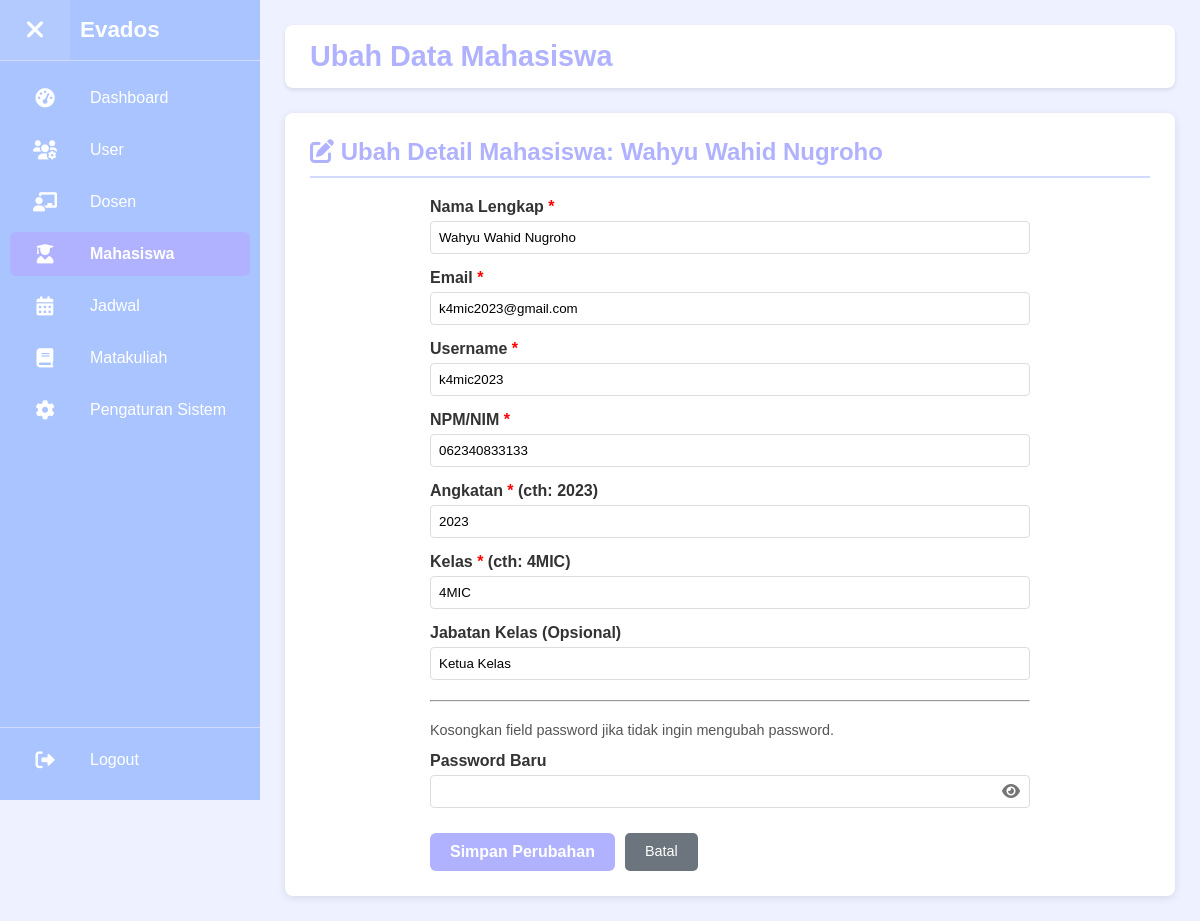
Page /admin_edit_mahasiswa.php?user_id=1 (signed in) on the committed database.
### tables this page shows
CREATE TABLE `mahasiswa` (
  `user_id` int(11) NOT NULL,
  `npm` varchar(30) NOT NULL,
  `angkatan` varchar(4) DEFAULT NULL,
  `jabatan_kelas` varchar(50) DEFAULT NULL,
  `kelas` varchar(20) NOT NULL
);

### admin_edit_mahasiswa.php (the view, shortened to what this page needs)
<?php
require_once 'config/db.php';
$page_title = "Tambah Mahasiswa Baru";
$mahasiswa_data = [
    'user_id' => null,
    'full_name' => '',
    'email' => '',
    'username' => '',
    'npm' => '',
    'angkatan' => '',
    'kelas' => '',
    'jabatan_kelas' => ''
];
$is_editing = false;
$form_action_url = 'admin_edit_mahasiswa.php?action=add';
$current_page_php = "admin_manage_mahasiswa.php";
if (isset($_GET['user_id']) && is_numeric($_GET['user_id'])) {
    $user_id_to_edit = intval($_GET['user_id']);
    $page_title = "Ubah Data Mahasiswa";
    $is_editing = true;
    $form_action_url = 'admin_edit_mahasiswa.php?user_id=' . $user_id_to_edit;
    $stmt_fetch = $conn->prepare("SELECT au.user_id, au.full_name, au.email, au.username, m.npm, m.angkatan, m.kelas, m.jabatan_kelas
                                  FROM Auth_Users au
                                  JOIN Mahasiswa m ON au.user_id = m.user_id
                                  WHERE au.user_id = ? AND au.role = 'mahasiswa'");
    if ($stmt_fetch) {
        $stmt_fetch->bind_param("i", $user_id_to_edit);
        $stmt_fetch->execute();
        $result_fetch = $stmt_fetch->get_result();
        if ($result_fetch->num_rows == 1) {
            $db_data = $result_fetch->fetch_assoc();
            $mahasiswa_data = array_merge($mahasiswa_data, $db_data);
        } else {
            $_SESSION['error_message_mhs_manage'] = "Data mahasiswa tidak ditemukan atau bukan mahasiswa.";
            header("Location: admin_manage_mahasiswa.php");
            exit();
        }
    } else {
        $error_message = "Gagal mengambil data mahasiswa: " . $conn->error;
        $mahasiswa_data = null;
    }
} elseif (isset($_GET['action']) && $_GET['action'] == 'add') {
} else {
    $_SESSION['error_message_mhs_manage'] = "Aksi tidak valid atau ID Mahasiswa tidak disediakan.";
    header("Location: admin_manage_mahasiswa.php");
    exit();
}
?>
<!DOCTYPE html>
<html lang="id">
<head>
    <link rel="stylesheet" href="css/style.css">
    <link rel="stylesheet" href="https://cdnjs.cloudflare.com/ajax/libs/font-awesome/6.0.0-beta3/css/all.min.css">
</head>
<body>
    <div class="mahasiswa-layout">
        <aside class="sidebar" id="sidebar">
            <div class="sidebar-top-section">
                <button class="sidebar-toggle" id="sidebarToggle" aria-label="Toggle Sidebar"><i
                        class="fas fa-bars"></i></button>
                <div class="sidebar-header">
                    <h3 class="logo-text">Evados</h3>
                </div>
            </div>
            <nav class="sidebar-menu">
                <ul>
                    <li><a href="admin_dashboard.php"
                            class="<?php echo ($current_page_php == 'admin_dashboard.php') ? 'active' : ''; ?>"><i
                                class="fas fa-tachometer-alt"></i> <span class="menu-text">Dashboard</span></a></li>
                    <li><a href="admin_manage_users.php"
                            class="<?php echo (strpos($current_page_php, 'admin_manage_users.php') !== false || strpos($current_page_php, 'admin_edit_user.php') !== false) ? 'active' : ''; ?>"><i
                                class="fas fa-users-cog"></i> <span class="menu-text">User</span></a></li>
                    <li><a href="admin_manage_dosen.php"
                            class="<?php echo (strpos($current_page_php, 'admin_manage_dosen.php') !== false || strpos($current_page_php, 'admin_edit_dosen.php') !== false) ? 'active' : ''; ?>"><i
                                class="fas fa-chalkboard-teacher"></i> <span class="menu-text">Dosen</span></a></li>
                    <li><a href="admin_manage_mahasiswa.php"
                            class="<?php echo (strpos($current_page_php, 'admin_manage_mahasiswa.php') !== false || strpos($current_page_php, 'admin_edit_mahasiswa.php') !== false) ? 'active' : ''; ?>"><i
                                class="fas fa-user-graduate"></i> <span class="menu-text">Mahasiswa</span></a>
                    </li>
                    <li><a href="admin_manage_jadwal.php"
                            class="<?php echo (strpos($current_page_php, 'admin_manage_jadwal.php') !== false || strpos($current_page_php, 'admin_edit_jadwal.php') !== false) ? 'active' : ''; ?>"><i
                                class="fas fa-calendar-alt"></i> <span class="menu-text">Jadwal</span></a>
                    </li>
                    <li><a href="admin_manage_matakuliah.php"
                            class="<?php echo (strpos($current_page_php, 'admin_manage_matakuliah.php') !== false || strpos($current_page_php, 'admin_edit_matakuliah.php') !== false) ? 'active' : ''; ?>"><i
                                class="fas fa-book"></i> <span class="menu-text">Matakuliah</span></a></li>
                    <li><a href="admin_settings.php"
                            class="<?php echo ($current_page_php == 'admin_settings.php') ? 'active' : ''; ?>"><i
                                class="fas fa-cog"></i> <span class="menu-text">Pengaturan Sistem</span></a></li>
                </ul>
            </nav>
            <div class="sidebar-logout-section">
                <a href="logout.php" class="logout-link"><i class="fas fa-sign-out-alt"></i> <span
                        class="menu-text">Logout</span></a>
            </div>
        </aside>
        <main class="main-content" id="mainContent">
            <header class="header">
                <h1><?php echo htmlspecialchars($page_title); ?></h1>
            </header>
            <?php if ($mahasiswa_data !== null || (isset($_GET['action']) && $_GET['action'] == 'add')): ?>
                <section class="content-card">
                    <h2><i class="fas <?php echo $is_editing ? 'fa-edit' : 'fa-user-plus'; ?>"></i>
                        <?php echo $is_editing ? "Ubah Detail Mahasiswa: " . htmlspecialchars($mahasiswa_data['full_name'] ?? 'Mahasiswa') : "Tambah Mahasiswa Baru"; ?>
                    </h2>
                    <form action="<?php echo htmlspecialchars($form_action_url); ?>" method="POST" class="form-container"
                        style="max-width: 600px;">
                        <div class="input-group">
                            <label for="full_name">Nama Lengkap <span style="color:red;">*</span></label>
                            <input type="text" id="full_name" name="full_name" required
                                value="<?php echo htmlspecialchars($mahasiswa_data['full_name'] ?? ''); ?>">
                        </div>
                        <div class="input-group">
                            <label for="email">Email <span style="color:red;">*</span></label>
                            <input type="email" id="email" name="email" required
                                value="<?php echo htmlspecialchars($mahasiswa_data['email'] ?? ''); ?>">
                        </div>
                        <div class="input-group">
                            <label for="username">Username <span style="color:red;">*</span></label>
                            <input type="text" id="username" name="username" required
                                value="<?php echo htmlspecialchars($mahasiswa_data['username'] ?? ''); ?>">
                        </div>
                        <div class="input-group">
                            <label for="npm">NPM/NIM <span style="color:red;">*</span></label>
                            <input type="text" id="npm" name="npm" required
                                value="<?php echo htmlspecialchars($mahasiswa_data['npm'] ?? ''); ?>">
                        </div>
                        <div class="input-group">
                            <label for="angkatan">Angkatan <span style="color:red;">*</span> (cth: 2023)</label>
                            <input type="text" id="angkatan" name="angkatan" pattern="\d{4}" required
                                value="<?php echo htmlspecialchars($mahasiswa_data['angkatan'] ?? ''); ?>">
                        </div>
                        <div class="input-group">
                            <label for="kelas">Kelas <span style="color:red;">*</span> (cth: 4MIC)</label>
                            <input type="text" id="kelas" name="kelas" required
                                value="<?php echo htmlspecialchars($mahasiswa_data['kelas'] ?? ''); ?>">
                        </div>
                        <div class="input-group">
                            <label for="jabatan_kelas">Jabatan Kelas (Opsional)</label>
                            <input type="text" id="jabatan_kelas" name="jabatan_kelas"
                                value="<?php echo htmlspecialchars($mahasiswa_data['jabatan_kelas'] ?? ''); ?>">
                        </div>
                        <hr style="margin: 20px 0;">
                        <p style="font-size:0.9em; color:#555;">
                            <?php if ($is_editing): ?>Kosongkan field password jika tidak ingin mengubah password.
                            <?php else: ?>Password wajib diisi untuk mahasiswa baru (min. 6 karakter).<?php endif; ?>
                        </p>
                        <div class="input-group">
                            <label for="password_mhs">Password <?php echo $is_editing ? 'Baru' : ''; ?></label>
                            <div class="password-wrapper">
                                <input type="password" id="password_mhs" name="password" <?php echo !$is_editing ? 'required' : ''; ?>>
                                <span class="toggle-password" id="toggle_password_mhs">
                                    <i class="fas fa-eye"></i>
                                </span>
                            </div>
                        </div>
                        <div class="form-actions">
                            <button type="submit" name="<?php echo $is_editing ? 'update_mahasiswa' : 'add_mahasiswa'; ?>"
                                class="btn-login" style="width:auto; padding: 10px 20px;">
                                <?php echo $is_editing ? 'Simpan Perubahan' : 'Tambah Mahasiswa'; ?>
                            </button>
                            <a href="admin_manage_mahasiswa.php" class="btn-penilaian"
                                style="background-color: #6c757d; color:white; text-decoration:none; padding: 10px 20px;">Batal</a>
                        </div>
                    </form>
                </section>
            <?php endif; ?>
        </main>
    </div>
</body>
</html>

### admin_edit_mahasiswa.php (style rules this page uses)
.input-group { margin-bottom: 18px; }
.form-actions { margin-top: 25px; display: flex; flex-wrap: wrap; gap: 10px; }
.input-group .password-wrapper { position: relative; display: flex; align-items: center; }
.input-group .password-wrapper input[type="password"], .input-group .password-wrapper input[type="text"] { padding-right: 40px; width: 100%; box-sizing: border-box; }
.toggle-password { position: absolute; right: 10px; top: 50%; transform: translateY(-50%); cursor: pointer; color: #757575; z-index: 2; }

### rows in the picture
mahasiswa: user_id.full_name "Wahyu Wahid Nugroho", full_name "Wahyu Wahid Nugroho", email "k4mic2023@gmail.com", username "k4mic2023", npm "062340833133", angkatan "2023", kelas "4MIC", jabatan_kelas "Ketua Kelas"

### other values in the picture
$page_title "Ubah Data Mahasiswa"
